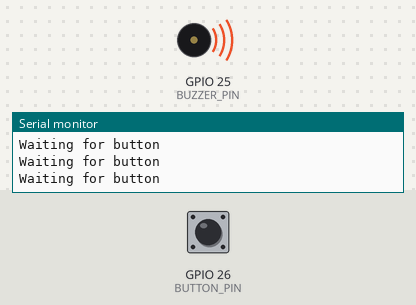
This sketch was run on a simulated ESP32. Shown: buzzer (waves = sounding, pin HIGH), the last lines printed to the serial monitor. Inputs (shaded band) come from the test bench; at power-on: GPIO 26 (BUTTON_PIN) HIGH.

Above: at 1.2 s.
1.3 s: GPIO 26 (BUTTON_PIN) pulled LOW for 0.25 s
At 1.5 s:
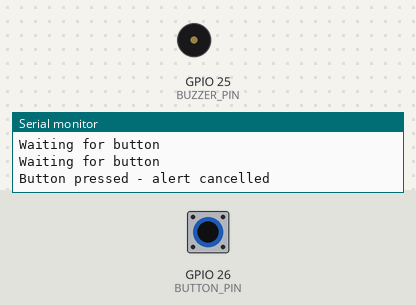
3.1 s: GPIO 26 (BUTTON_PIN) pulled LOW for 3.2 s
At 7.8 s:
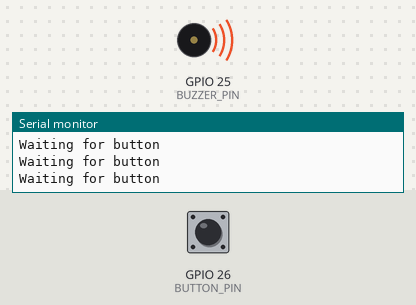
Timing chart, 0 to 9.3 s (numbered marks = the images above; inputs shaded):
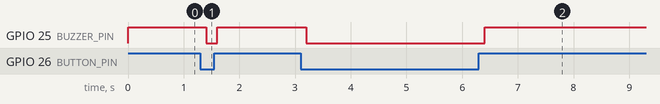

The sketch:

03_Buzzer_Button_Test.ino
```cpp
#define BUZZER_PIN 25
#define BUTTON_PIN 26

void setup() {
  Serial.begin(115200);

  pinMode(BUZZER_PIN, OUTPUT);
  pinMode(BUTTON_PIN, INPUT_PULLUP);
}

void loop() {
  if (digitalRead(BUTTON_PIN) == LOW) {
    digitalWrite(BUZZER_PIN, LOW);
    Serial.println("Button pressed - alert cancelled");
  } else {
    digitalWrite(BUZZER_PIN, HIGH);
    Serial.println("Waiting for button");
  }

  delay(200);
}
```

Measured:
- after the input at 1.3 s, GPIO 25 (BUZZER_PIN): HIGH → LOW after 0.10 s, → HIGH 0.20 s later
- after the input at 3.1 s, GPIO 25 (BUZZER_PIN): HIGH → LOW after 0.10 s, → HIGH 3.2 s later
